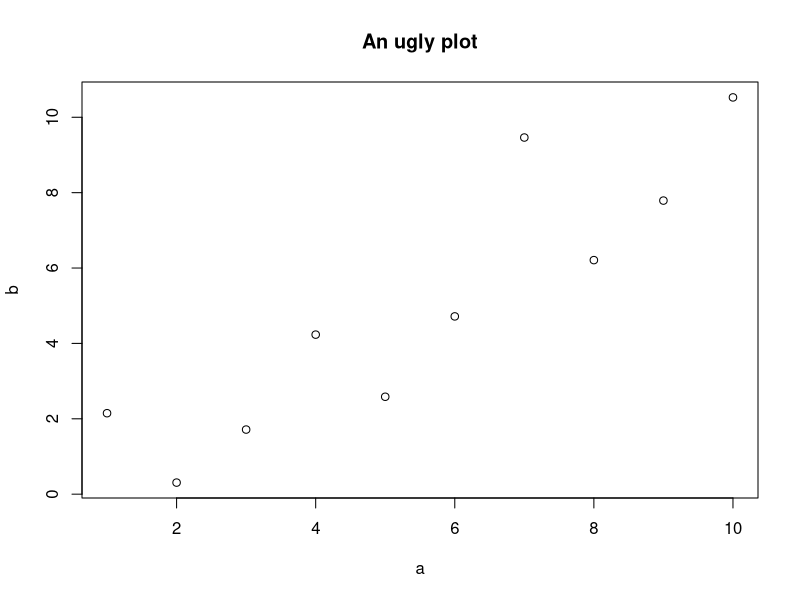

The R script that drew this image:
## ---- chunk 1
?lm
## ---- chunk 2
N <- 10
a <- 1:N
b <- a + rnorm(N)
plot(a, b); title("An ugly plot")
